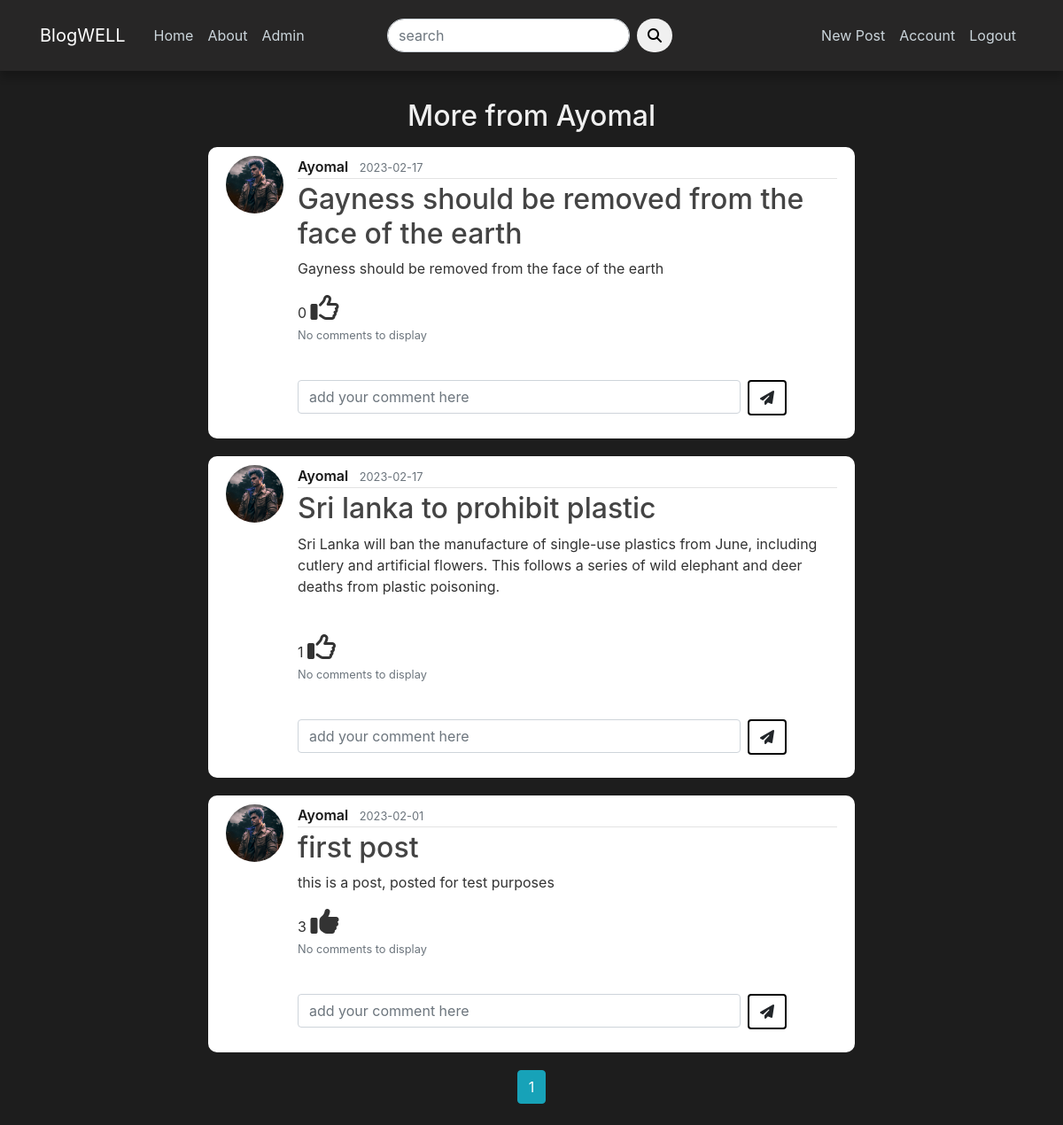
/user/Ayomal (signed in), run on the app's committed database.
### blog/models.py (models this page shows, shortened)
class User(db.Model, UserMixin):
    id = db.Column(db.Integer, primary_key=True)
    username = db.Column(db.String(20), unique=True, nullable=False)
    email = db.Column(db.String(120), unique=True, nullable=False)
    image_file = db.Column(db.String(20), nullable=False, default='default.jpg')
    password = db.Column(db.String(60), nullable=False)
    posts = db.relationship('Post', backref='author', lazy=True, cascade="all, delete")
    comments = db.relationship('Comment', backref='author', lazy=True, cascade="all, delete")
    is_admin = db.Column(db.Boolean, default=False)
    likes = db.relationship('Like', backref='author', lazy=True, cascade="all, delete")
    reports = db.relationship('Reports', backref='author', lazy=True, cascade="all, delete")

class Post(db.Model):
    __table_args__ = (CheckConstraint('hate_percentage >= 0.0 and hate_percentage <= 1.0'),)
    id = db.Column(db.Integer, primary_key=True)
    title = db.Column(db.String(100), nullable=False)
    date_posted = db.Column(db.DateTime, nullable=False, default=datetime.utcnow)
    content = db.Column(db.Text, nullable=False)
    post_image = db.Column(db.String(200), nullable=True)
    user_id = db.Column(db.Integer, db.ForeignKey('user.id'), nullable=False)
    comments = db.relationship('Comment', backref='post', lazy=True, cascade="all, delete")
    likes = db.relationship('Like', backref='Post', lazy=True, cascade="all, delete")
    hate_percentage = db.Column(db.Float, nullable=False, server_default='0.0')
    reports = db.relationship('Reports', backref='Post', lazy=True, cascade="all, delete")

### blog/users/routes.py (the view)
@users.route("/user/<string:username>")
def user_posts(username):
    page = request.args.get('page', 1, type=int)
    user = User.query.filter_by(username=username).first_or_404()
    posts = Post.query.filter_by(author=user)\
        .order_by(Post.date_posted.desc())\
        .paginate(page=page, per_page=5)#pagination and post order
    return render_template('user_posts.html', posts=posts, user=user)

### blog/users/forms.py
class SearchForm(FlaskForm):
    searched = StringField('search', validators=[DataRequired()])
    submit = SubmitField('Submit')

### blog/models.py (called while the page is built)
@login_manager.user_loader
def load_user(user_id):
    return User.query.get(int(user_id))

### blog/users/routes.py (called while the page is built)
@app.context_processor
def home():
    form = SearchForm()
    return dict(form=form)

### blog/templates/user_posts.html (shortened to what this page needs)
{% extends "layout.html" %}
{% block content %}
    <h2 class="title mb-3" style="text-align: center;">More from {{user.username}}</h2>
    {% for post in posts.items %}
        <article class="media content-section">
            <img src="{{ url_for('static', filename='profile_pics/' + post.author.image_file)}}" class="rounded-circle article-img" alt="">
            <div class="media-body">
                <div class="article-metadata">
                    <a class="mr-2 uname" href="{{url_for('users.user_posts', username=post.author.username )}}">{{ post.author.username }}</a>
                    <small class="text-muted">{{ post.date_posted.strftime('%Y-%m-%d') }}</small>
                </div>
                <h2><a class="article-title" href="{{ url_for('posts.post', post_id=post.id)}}">{{ post.title }}</a></h2>
                {% if post.post_image %}
                    <div><p class="article-content">{{ post.content }}</p></div>
                    <div class="post-pic"><img src="{{url_for('static', filename = 'post_images/' + post.post_image)}}" alt="" height="auto" width="500px"></div>
                {% else %}
                    <div><p class="article-content">{{ post.content }}</p></div>
                {% endif %}
                <div>
                    <span id="likes-count-{{post.id}}">{{post.likes|length}}</span>
                    {% if current_user in post.likes|map(attribute="author")|list %}
                        <i class="fa-solid fa-thumbs-up fa-2x" id="likes-button-{{post.id}}" onclick="like({{post.id}})"></i></a>
                    {% else %}
                        <i class="fa-regular fa-thumbs-up fa-2x" id="likes-button-{{post.id}}" onclick="like({{post.id}})"></i></a>
                    {% endif %}
                </div>
                <p class="card-text">
                    {% if post.comments|length > 0 %}
                    <a data-toggle="collapse" href="#comments-{{post.id}}" role="button" aria-expanded="false">
                        <small>View {{post.comments|length }} comments</small>
                    </a>
                    {% else%}
                    <small class="text-muted">No comments to display</small>
                    {% endif %}
                </p>
                <br>
                <form action="/comment/{{post.id}}" class="input-group mb-3" method="POST">
                    <div class="mr-2">
                        <input type="text" name="text" id="text" class="form-control" placeholder="add your comment here" style="width: 500px;"/>
                    </div>
                    <div>
                        <button type="submit" class="btn btn-rounded" style="border: 2px solid black;"><i class="fa-solid fa-paper-plane"></i></button>
                    </div>
                </form>
            </div>
        </article>
    {% endfor %}
        <div class="pagi_btn text-center">
            {% for page_num in posts.iter_pages(left_edge=1, right_edge=1, left_current=1, right_current=2) %}
                {% if page_num %}
                    {% if posts.page == page_num %}
                        <a href="{{ url_for('users.user_posts', username=user.username, page=page_num )}}" class="btn btn-info mb-4">{{ page_num }}</a>
                    {% else %}
                        <a href="{{ url_for('users.user_posts', username=user.username, page=page_num )}}" class="btn btn-outline-info mb-4">{{ page_num }}</a>
                    {% endif %}
                {% endif %}
            {% endfor %}
        </div>
{% endblock content %}

### blog/static/main.css (style rules this page uses)
body { background: #1d1d1d; color: #333333; margin-top: 7rem; }
h1, h2, h3, h4, h5, h6 { color: #444444; }
a { color: rgb(23, 23, 23); }
.uname { font-weight: 600; }
.title { color: #f0f0f0; }
.content-section { background: #ffffff; padding: 10px 20px; border-radius: 10px; margin-bottom: 20px; }
.article-title { color: #444444; }
.article-content { white-space: pre-line; }
.article-img { height: 65px; width: 65px; margin-right: 16px; }
.article-metadata { padding-bottom: 1px; margin-bottom: 4px; border-bottom: 1px solid #e3e3e3 }
.fa-thumbs-up { cursor: pointer; }

### data on the page
User: username "Ayomal"
Post: image_file (picture), author.username "Ayomal", date_posted "2023-02-17", title "Gayness should be removed from the face of the earth", content "Gayness should be removed from the face of the earth", likes|length "0"
Post: image_file (picture), author.username "Ayomal", date_posted "2023-02-17", title "Sri lanka to prohibit plastic", content "Sri Lanka will ban the manufacture of single-use plastics from June, including cutlery and artificial flowers. This follows a series of wild elephant and deer deaths from plastic poisoning.", likes|length "1"
Post: image_file (picture), author.username "Ayomal", date_posted "2023-02-01", title "first post", content "this is a post, posted for test purposes", likes|length "3"

### other printed values
{{ page_num }} "1"
